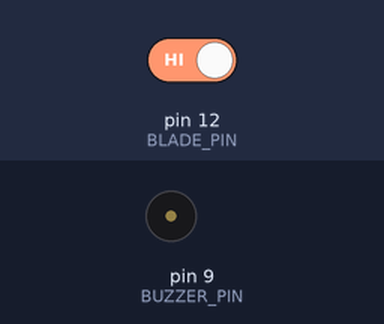
Recording of a sketch running on a simulated Arduino Uno, built with avr-gcc and run on an emulated ATmega328P. Shown: buzzer (waves = sounding, pin HIGH). Inputs (shaded band) come from the test bench; at power-on: pin 12 (BLADE_PIN) HIGH.

Above: at 1.2 s.
1.3 s: pin 12 (BLADE_PIN) driven LOW
At 2.1 s:
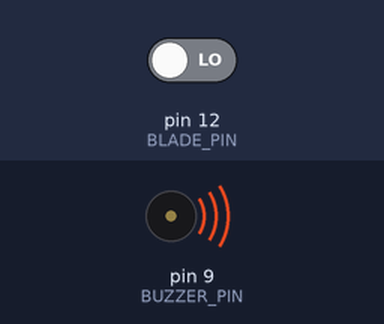
4.3 s: pin 12 (BLADE_PIN) driven HIGH
At 5.0 s:
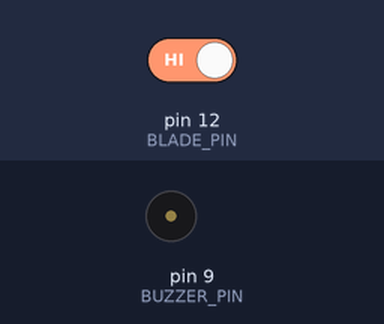
Timing chart, 0 to 7.3 s (numbered marks = the images above; inputs shaded):
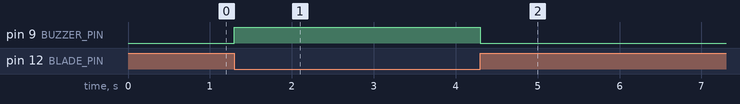

The sketch:

fencing-buzzer.ino
```cpp
// C++ code

#define BUZZER_PIN 9
#define BLADE_PIN 12

void setup()
{
    pinMode(BUZZER_PIN, OUTPUT);
    pinMode(BLADE_PIN, INPUT);
}

void loop()
{
    if (digitalRead(BLADE_PIN) == LOW)
    {
        digitalWrite(BUZZER_PIN, HIGH);
        delay(1000); // Wait for 1000 millisecond(s)
        digitalWrite(BUZZER_PIN, LOW);
    }
}
```

Measured:
- after the input at 1.3 s, pin 9 (BUZZER_PIN): LOW → HIGH at once
- after the input at 4.3 s, pin 9 (BUZZER_PIN): HIGH → LOW at once
